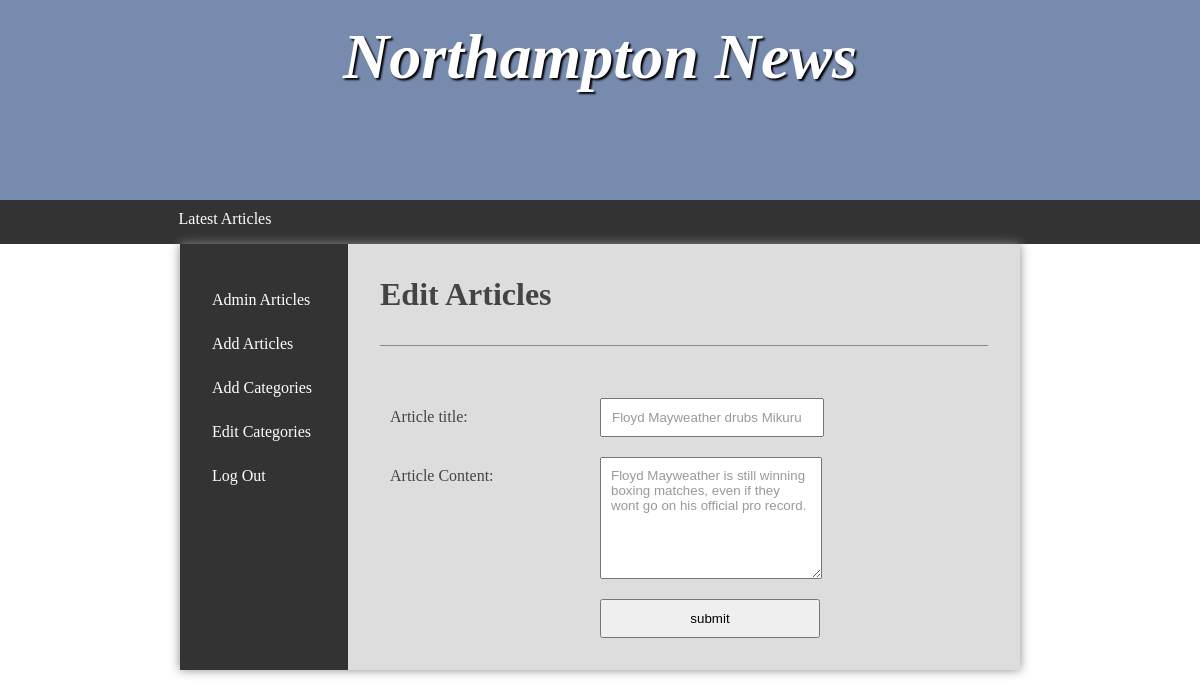
Page /adminArticles.php?adminActivity=edit&edit=2001 (signed in) on the committed database.
### tables this page shows
CREATE TABLE article(

    id INT(5) NOT NULL auto_increment,
    title VARCHAR(255) NOT NULL,
    content VARCHAR(255) NOT NULL,
    categoryId INT(5) NOT NULL,
    publishDate DATETIME NOT NULL,
    PRIMARY KEY (id),
    FOREIGN KEY (categoryId) REFERENCES category(id)
);

### adminArticles.php (the view, shortened to what this page needs)
<!DOCTYPE html>
<html>
	<head>
		<link rel="stylesheet" href="styles.css"/>
	</head>
	<body>
    <header>
			<section>
				<h1>Northampton News</h1>
			</section>
		</header>
		<nav>
			<ul>
				<li><a href="adminArticles.php">Latest Articles</a></li>
			</ul>
		</nav>
		<main>
            <nav>
            <ul>
                <li><a href="adminArticles.php">Admin Articles</a></li>
                <li><a href="adminArticles.php?adminActivity=newArticle">Add Articles</a></li>
                <li><a href="adminArticles.php?adminActivity=newCategory">Add Categories</a></li>
                <li><a href="adminArticles.php?adminActivity=editCategory">Edit Categories</a></li>
                <li><a href="logout.php?from=admin">Log Out</a></li>
            </ul>
            </nav>
			<article>
                <?php
                    if(isset($_GET['adminActivity'])){
                        if($_GET['adminActivity'] == 'edit'){
                            require 'dbConnection.php';
                            $artId = (int) $_GET['edit'];
                            $select = "SELECT title, content FROM article WHERE id = $artId";
                            $articleData = $pdo->query($select);
                            foreach($articleData as $articleRow){
                                $articleTitle = $articleRow['title'];
                                $articleContent = $articleRow['content'];
                            }
                            echo '<h2>Edit Articles</h2>';
                            echo '<form action="editArticle.php" method="POST">';
                            echo '<label for="editTitle">Article title: </label>';
                            echo '<input type="text" name = "title" id = "editTitle" value = "'.$articleTitle.'" required/>';
                            echo '<label for="editContent">Article Content: </label>';
                            echo '<textarea name="content" id="editContent" cols="30" rows="10" required>'.$articleContent.'</textarea>';
                            echo '<input type="submit" value = "submit" name = "submit">';
                            echo '</form>';
                        }
                        }
                    ?>
            </article>
		</main>
	</body>
</html>

### styles.css (style rules this page uses)
* { margin: 0; padding: 0; }
html { font-family: 'Oxygen-Regular', times, verdana, sans-serif; }
body { background-color: #fff; }
header { background-color: #778baf ; color: white; height: 200px; }
nav { width: 100%; background-color: #333; overflow: auto; }
nav ul { width: 1000px; margin: auto; display: block; list-style-type: none; }
nav ul li { width: 25%; float: left; overflow: auto; text-align: center; }
nav a { color: white; padding-top: 10px; display: block; text-decoration: none; }
header section { display: block; }
header h1 { font-weight: bold; font-style: italic; }
h1 { font-size:4em; color: white; text-align: center; padding-top: 20px; text-shadow: 2px 2px 2px #000; }
main { min-height: 50vh; background-color: #ddd; width: 70vw; display: block; margin: auto; box-shadow: 0px 0px 10px #888; color:#444; }
main h2 { font-size:2em; }
p, li, h2 { margin-bottom: 1em; }
form { padding-top: 2em; margin-top: 2em; border-top: 1px solid #888; }
form select, form label, form input, form textarea { float: left; width: 200px; padding: 10px; margin-top: 20px; }
form label { clear: left; }
textarea { height: 100px; }
form input[type="text"], form input[type="password"], textarea { color: #999; font-family: verdana, sans-serif }
input[type="submit"] { clear: both; margin-left: 220px; width: 220px; }
ul { margin-left: 2em; }
main { display: table; }
main > article { display: table-cell; padding: 2em; }
main > nav { display: table-cell; width: 20%; padding: 2em; }
main > nav li { float: none; width: auto; text-align: left; }
main > nav ul { width: auto; }

### rows in the picture
article: title "Floyd Mayweather drubs Mikuru", content "Floyd Mayweather is still winning boxing matches, even if they wont go on his official pro record."
